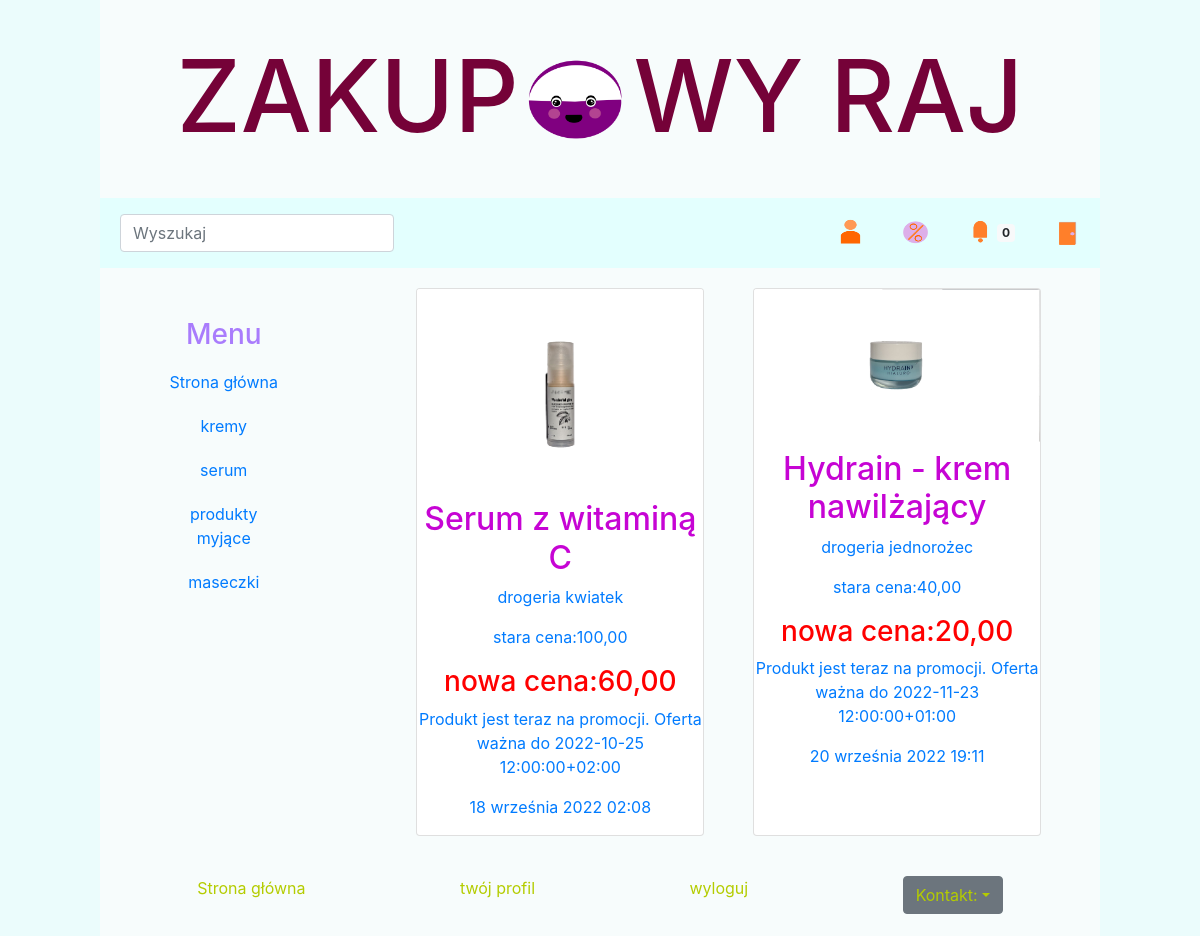
/twoje_promocje/46/ (signed in), run on the app's committed database.
### Produkty/models.py (models this page shows, shortened)
class Kategoria(models.Model):
    nazwa = models.CharField(max_length=100)
    class Meta():
        verbose_name = "Kategoria"
        verbose_name_plural = "Kategorie"

class Powiadomienia(models.Model):
    konto = models.ForeignKey(Konto, null=True, on_delete=models.CASCADE)
    oferta = models.ForeignKey(Oferty, null=True, on_delete=models.CASCADE)
    treść = models.TextField(blank=False)
    status = models.BooleanField(null=True)
    data = models.DateTimeField(auto_now_add=True)
    class Meta():
        verbose_name = "Powiadomienie"
        verbose_name_plural = "Powiadomienia"

class Oferty(models.Model):
    produkt = models.ForeignKey(Produkty, on_delete=models.CASCADE, null=True)
    sklep = models.ForeignKey(Sklepy, on_delete=models.CASCADE, null=True)
    cena = models.DecimalField(max_digits=12, decimal_places=2)
    promocyjna_cena = models.DecimalField(max_digits=12, decimal_places=2, null=True, blank=True)
    class Meta():
        verbose_name = "Oferta"
        verbose_name_plural = "Oferty"

class Produkty(models.Model):
    def __str__(self):
        return self.nazwa
    zdjecie = models.ImageField(null=True, blank=True)
    kategoria = models.ForeignKey(Kategoria, on_delete=models.CASCADE, null=True)
    producent = models.ForeignKey(Producent, on_delete=models.CASCADE, null=True)
    nazwa = models.CharField(max_length=100)
    sklepy = models.ManyToManyField(Sklepy, through='Oferty')
    class Meta():
        verbose_name = "Produkt"
        verbose_name_plural = "Produkty"

class Sklepy(models.Model):
    def __str__(self):
        return self.nazwa
    nazwa = models.CharField(max_length=100)
    class Meta():
        verbose_name = "Sklep"
        verbose_name_plural = "Sklepy"

### Produkty/views.py (the view)
# urls.py: path('twoje_promocje/<id>/', promocje_stare, name='twoje_promocje'),
@login_required
def promocje_stare(request, id):
    kategorie = Kategoria.objects.all()
    search = Search()
    konto = Konto.objects.get(user=request.user)
    powiadomienia_stare = Powiadomienia.objects.filter(status=True, konto=konto)
    powiadomienia = Powiadomienia_produkt.objects.filter(status=False, konto=konto)
    dane = {'kategorie': kategorie, 'search': search, 'powiadomienia_stare': powiadomienia_stare, 'powiadomienia': powiadomienia,}
    return render(request, 'promocje_stare.html', dane )

### Produkty/forms.py
class Search(forms.Form):
    wyszukaj = forms.CharField(label='', widget=forms.TextInput(attrs={'class':'form-control mr-sm-2',  'placeholder':'Wyszukaj'}))

### Produkty/templates/promocje_stare.html (shortened to what this page needs)
{% extends 'menu.html' %}
{% block content %}
<div class="collumn2">
    <div class="list">
{% for obiekt in powiadomienia_stare %}
  <div class="card" style="width: 18rem;">
     <a class="konto" href = "/produkt/{{obiekt.oferta.produkt.id}}">
        <img class="card-img-top" src="{{ obiekt.oferta.produkt.zdjecie.url }}" alt="Card image cap">
<h2 style="color:#c604d4">{{ obiekt.oferta.produkt }}</h2>
<p> {{ obiekt.oferta.sklep }} </p>
<p> stara cena:{{ obiekt.oferta.cena }} </p>
<h3 style="color:red"> nowa cena:{{ obiekt.oferta.promocyjna_cena }} </h3>
<p> {{ obiekt.treść }} </p>
<p> {{ obiekt.data }} </p>
 </a>
</div>
{% endfor %}
</div>
</div>
{% endblock content %}

### Produkty/templates/menu.html (shortened to what this page needs)
{% extends 'base.html' %}
{% load static %}
{% block menu %}
    <h1 id = "logo"> ZAKUP<a style="text-decoration:none" href="/"><img  src="/images/icon/logolicencjat.png" height="150" width="115" style="padding:0px" style="margin:0px"   alt="o"></a>WY RAJ  </h1>
<nav class="navbar navbar-expand-lg navbar-light " style="background-color: #e3fffe"   >
      <div class="collapse navbar-collapse" id="navbarTogglerDemo01">
    <div class="navbar-nav mr-auto" style="padding-left:20px"  >
    <form class="form-inline " action="{% url 'szukaj' %}" method="GET">
        {{ search }}
    </form>
    </div>
    {% if user.is_authenticated %}
        <p class="menu" style="padding:0px" > <a class="nav-item nav-link" style="padding:20px" href = "/profil/{{user.id}}"> <img  src="/images/icon/konto.png" height="30" width="25" style="padding:0px" style="margin:0px"   alt="twój profil"> </a></p>
        <p class="menu" style="padding:0px" > <a class="nav-item nav-link" style="padding:20px" href = "/promocje/{{user.id}}"> <img  src="/images/icon/promocja.png" height="30" width="25" style="padding:0px" style="margin:0px"   alt="promocje">  </a></p>
        <p class="menu" style="padding:0px" > <a class="nav-item nav-link" style="padding:20px"   href = "/powiadomienia/{{user.id}}"> <img  src="/images/icon/dzwoneczek.png" height="30" width="25" style="padding:0px" style="margin:0px"   alt="powiadomienia"> <span class="badge badge-light">{{powiadomienia.count}}</span> </a></p>
        <p class="menu" style="padding:0px" > <a class="nav-item nav-link" style="padding:20px"  href = "/wyloguj"> <img  src="/images/icon/wyloguj.png" height="30" width="25" style="padding:0px" style="margin:0px"   alt="wyloguj"> </a></p>
    {% else %}
        <p class="menu" style="padding:0px" > <a class="nav-link" style="padding:20px" href = "/logowanie"> zaloguj</a> </p>
        <p class="menu" style="padding:0px" >  <a class="nav-link" style="padding:20px" href = "/rejestracja">zarejestruj się</a></p>
    {% endif %}
      </div>
</nav>
    <div class="collumn1">
      <div class="col-sm">
    <h3>Menu</h3>
      <a style="text-decoration:none" href = "/"><p class="menu" >Strona główna</p></a>
    {% for kat in kategorie %}
     <a style="text-decoration:none" href = "/kategoria/{{kat.id}}"><p class="menu">{{ kat.nazwa }}</p></a>
    {% endfor %}
      </div>
    </div>
{% endblock menu %}
{% block footer %}
<footer>
<div class="nav nav-pills nav-fill" >
<p class="nav-item" > <a   href = "/"> Strona główna </a></p>
    {% if user.is_authenticated %}
        <p class="nav-item"  > <a  href = "/profil/{{user.id}}"> twój profil </a></p>
        <p class="nav-item" > <a   href = "/wyloguj"> wyloguj </a></p>
    {% else %}
        <p class="nav-item" > <a href = "/logowanie"> zaloguj </a></p>
        <p class="nav-item" >  <a href = "/rejestracja">zarejestruj się</a></p>
    {% endif %}
    <div class="nav-item">
        <div class="btn-group" >
<button type="button" class="btn btn-secondary dropdown-toggle" style="color:#b4cc00" style="background-color:transparent" style="border:0px"  data-toggle="dropdown" aria-haspopup="true" aria-expanded="false">
    Kontakt:</button>
</div>
</div>
</div>
</footer>
{% endblock footer %}

### Produkty/static/css/app.css (style rules this page uses)
body { background: #ebfcfc; }
#logo { text-align: center; font-size: 100px; padding-top: 3%; grid-column: 1 / 3; grid-row: 1; color:#750238; }
nav { grid-column: 1 / 3; grid-row: 2; }
.menu { margin:0px; padding:10px; box-sizing: content-box; }
.collumn1 { grid-column: 1; grid-row: 3; margin: 40px; }
.collumn2 { grid-column: 2; grid-row: 3; margin: 10px; }
footer { grid-column: 1 / 3; grid-row: 4; padding: 20px; }
.list { display: flex; flex-direction: row; justify-content: space-evenly; flex-wrap: wrap; }
p.nav-item a { color:#b4cc00; text-decoration: none; }
.navbar { padding:0px; }

### data on the page
Kategoria: nazwa "kremy"
Kategoria: nazwa "serum"
Kategoria: nazwa "produkty myjące"
Kategoria: nazwa "maseczki"
Powiadomienia: oferta.produkt.zdjecie (picture), oferta.produkt "Serum z witaminą C", oferta.sklep "drogeria kwiatek", oferta.cena "100,00", oferta.promocyjna_cena "60,00", treść "Produkt jest teraz na promocji. Oferta ważna do 2022-10-25 12:00:00+02:00", data "18 września 2022 02:08"
Powiadomienia: oferta.produkt.zdjecie (picture), oferta.produkt "Hydrain - krem nawilżający", oferta.sklep "drogeria jednorożec", oferta.cena "40,00", oferta.promocyjna_cena "20,00", treść "Produkt jest teraz na promocji. Oferta ważna do 2022-11-23 12:00:00+01:00", data "20 września 2022 19:11"

### other printed values
{{ powiadomienia.count }} "0"
